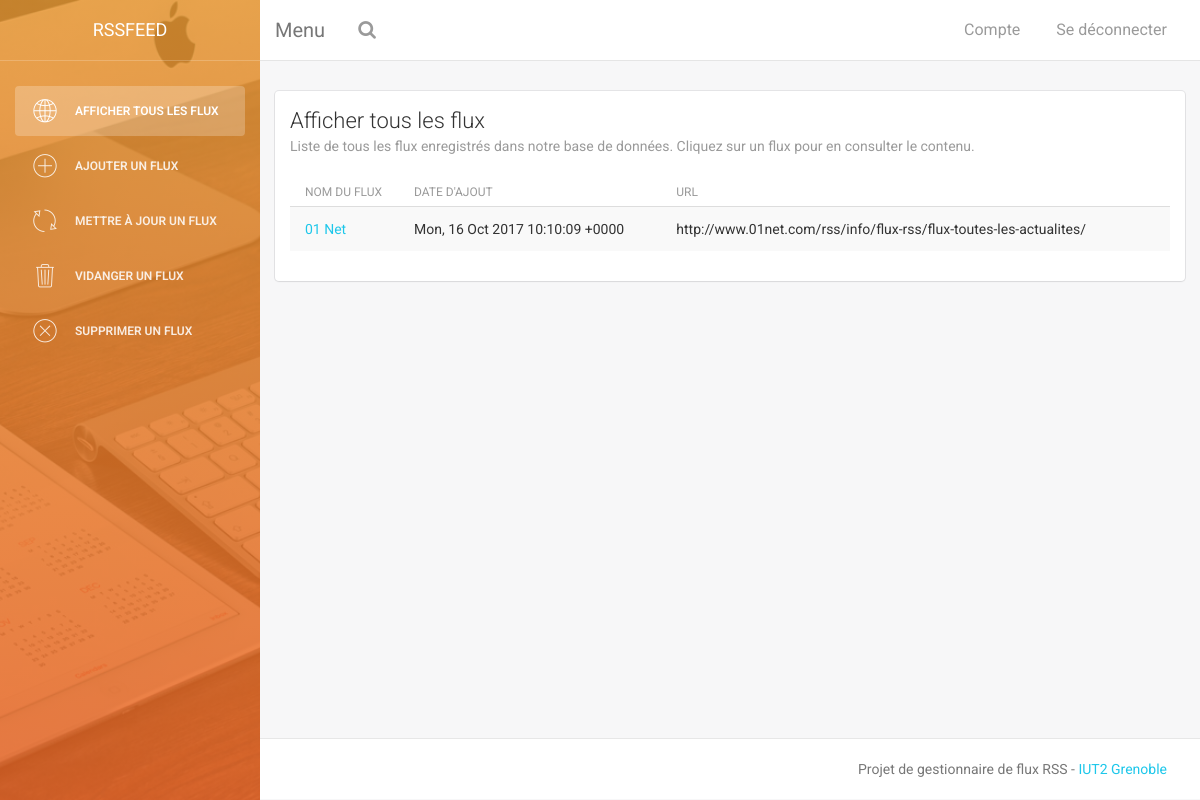
The app's page /controler/afficher_flux.ctrl.php, older data.
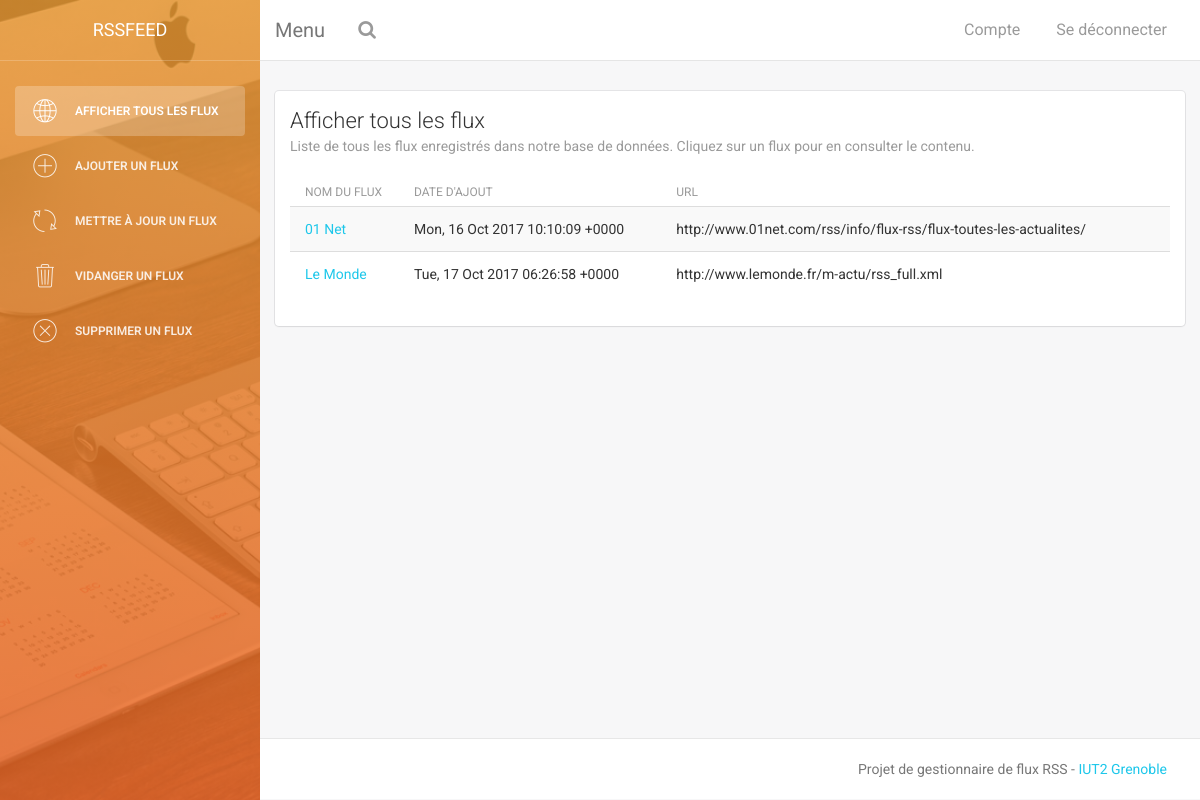
The same page, newer data.
### tables this page shows
CREATE TABLE RSS (
    id integer primary key autoincrement,
    titre varchar(255),
    url varchar(255),
    date timestamp
);

### controler/afficher_flux.ctrl.php (called while the page is built, shortened)
<?php
require_once('../model/DAO.class.php');
require_once('../model/RSS.class.php');
$dao = new DAO();
$data = array();
$allFlux = $dao->getRSSFlux();
if ($allFlux !== null) {
    foreach ($allFlux as $rss) {
        $rss->date = date('r', $rss->date);
        $rss->urlParsed = "afficher_nouvelles.ctrl.php?rssID=".$rss->id;
        $data[] = $rss;
    }
}
include "../view_style/afficher_flux.view.php";

### model/DAO.class.php (called while the page is built, shortened)
<?php
class DAO {
    private $db;
    function __construct() {
        $dsn = 'sqlite:../data/rss.db';
        try {
            $this->db = new PDO($dsn);
        } catch (PDOException $e) {
            exit("Erreur ouverture BD : ".$e->getMessage());
        }
    }
    function getRSSFlux() {
        try {
            $q = "SELECT * FROM RSS";
            $r = $this->db->prepare($q);
            $r->execute();
            $response = $r->fetchAll(PDO::FETCH_CLASS, "RSS");
            if (sizeof($response) > 0){
                return $response;
            }
        } catch (PDOException $e) {
            die("PDO Error : ".$e->getMessage());
        }
    }
}

### model/RSS.class.php (called while the page is built, shortened)
<?php
require_once('DAO.class.php');
class RSS {
    function __get($name) {
        return $this->$name;
    }
}

### view_style/afficher_flux.view.php (the view, shortened to what this page needs)
<!doctype html>
<html lang="en">
<head>
    <link href="assets/css/bootstrap.min.css" rel="stylesheet" />
    <link href="assets/css/animate.min.css" rel="stylesheet"/>
    <link href="assets/css/light-bootstrap-dashboard.css" rel="stylesheet"/>
    <link href="assets/css/demo.css" rel="stylesheet" />
    <link href="http://maxcdn.bootstrapcdn.com/font-awesome/4.2.0/css/font-awesome.min.css" rel="stylesheet">
    <link href="assets/css/pe-icon-7-stroke.css" rel="stylesheet" />
</head>
<body>
<div class="wrapper">
    <?php
        $mode = "allF";
        include "html/sidebar.php";
    ?>
    <div class="content">
        <div class="row">
            <div class="col-md-12">
                <div class="card">
                    <div class="header">
                        <h4 class="title">Afficher tous les flux</h4>
                        <p class="category">Liste de tous les flux enregistrés dans notre base de données. Cliquez sur un flux pour en consulter le contenu.</p>
                    </div>
                    <div class="content">
                    <table class="table table-hover table-striped">
                        <thead>
                            <th>Nom du flux</th>
                            <th>Date d'ajout</th>
                            <th>URL</th>
                        </thead>
                        <tbody>
                            <?php foreach ($data as $r) { ?>
                                <tr>
                                    <td><a href = "<?= $r->urlParsed ?>"><?= $r->titre ?></a></td>
                                    <td><?= $r->date ?></td>
                                    <td><?= $r->url ?></td>
                                </tr>
                            <?php } ?>
                        </tbody>
                    </table>
                    </div>
                </div>
            </div>
        </div>
    </div>
    <footer class="footer">
        <div class="container-fluid">
            <p class="copyright pull-right">
                Projet de gestionnaire de flux RSS - <a href="http://iut2.univ-grenoble-alpes.fr">IUT2 Grenoble</a>
            </p>
        </div>
    </footer>
    </div>
</div>
</body>
</html>

### view_style/html/sidebar.php (shortened to what this page needs)
<div class="sidebar" data-color="orange" data-image="assets/img/sidebar-4.jpg">
    <div class="sidebar-wrapper">
        <div class="logo">
            <a href="../index.php" class="simple-text">
                RSSFeed
            </a>
        </div>
        <ul class="nav">
            <li <?= $mode=="allF" ? 'class="active"' : ""?>>
                <a href="afficher_flux.ctrl.php">
                    <i class="pe-7s-global"></i>
                    <p>Afficher tous les flux</p>
                </a>
            </li>
            <li <?= $mode=="addF" ? 'class="active"' : ""?>>
                <a href="add_flux.ctrl.php">
                    <i class="pe-7s-plus"></i>
                    <p>Ajouter un flux</p>
                </a>
            </li>
            <li <?= $mode=="upF" ? 'class="active"' : ""?>>
                <a href="force_update.ctrl.php">
                    <i class="pe-7s-refresh-2"></i>
                    <p>Mettre à jour un flux</p>
                </a>
            </li>
            <li <?= $mode=="cleanF" ? 'class="active"' : ""?>>
                <a href="clean_flux.ctrl.php">
                    <i class="pe-7s-trash"></i>
                    <p>Vidanger un flux</p>
                </a>
            </li>
            <li <?= $mode=="deleteF" ? 'class="active"' : ""?>>
                <a href="delete_flux.ctrl.php">
                    <i class="pe-7s-close-circle"></i>
                    <p>Supprimer un flux</p>
                </a>
            </li>
        </ul>
    </div>
</div>
<div class="main-panel">
        <nav class="navbar navbar-default navbar-fixed">
            <div class="container-fluid">
                <div class="navbar-header">
                    <a class="navbar-brand" href="#">Menu</a>
                </div>
                <div class="collapse navbar-collapse">
                    <ul class="nav navbar-nav navbar-left">
                        <li>
                           <a href="">
                                <i class="fa fa-search"></i>
                            </a>
                        </li>
                    </ul>
                    <ul class="nav navbar-nav navbar-right">
                        <li>
                           <a href="">
                               <p>Compte</p>
                            </a>
                        </li>
                        <li>
                            <a href="#">
                                <p>Se déconnecter</p>
                            </a>
                        </li>
                    </ul>
                </div>
            </div>
        </nav>

Row changes from the older to the newer data that the page shows:
added rss: titre "Le Monde", date "Tue, 17 Oct 2017 06:26:58 +0000", url "http://www.lemonde.fr/m-actu/rss_full.xml"
